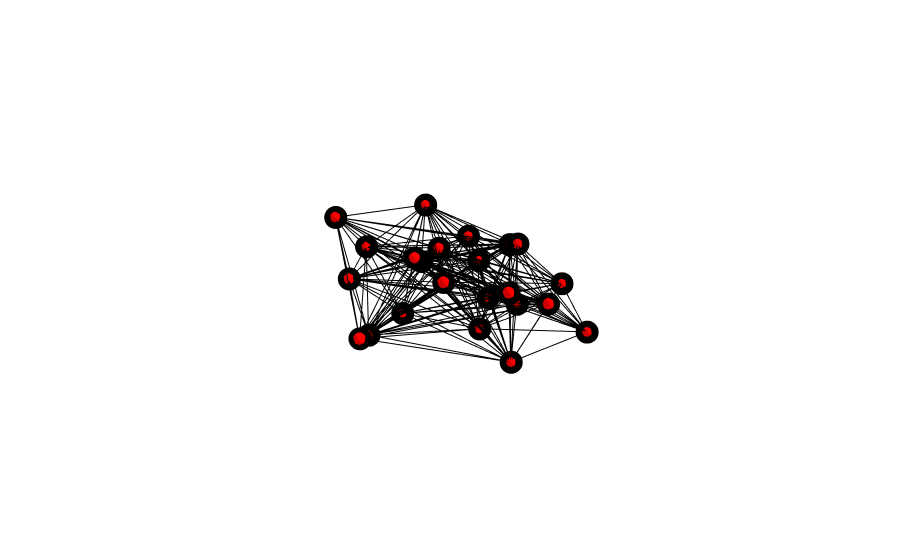

The code cell stored with this chart in its notebook:
### Code cell
from datasets.graphs.plot_graph import plot_graph
plot_graph(graph)
